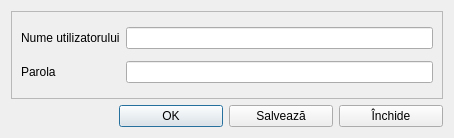
<?xml version="1.0" encoding="UTF-8"?>
<ui version="4.0">
 <class>CatUsers</class>
 <widget class="QDialog" name="CatUsers">
  <property name="geometry">
   <rect>
    <x>0</x>
    <y>0</y>
    <width>454</width>
    <height>138</height>
   </rect>
  </property>
  <property name="font">
   <font>
    <family>Segoe UI</family>
   </font>
  </property>
  <property name="windowTitle">
   <string>Dialog</string>
  </property>
  <layout class="QGridLayout" name="gridLayout">
   <item row="0" column="0" colspan="4">
    <widget class="QFrame" name="frame">
     <property name="frameShape">
      <enum>QFrame::StyledPanel</enum>
     </property>
     <property name="frameShadow">
      <enum>QFrame::Raised</enum>
     </property>
     <layout class="QGridLayout" name="gridLayout_2">
      <item row="1" column="0">
       <widget class="QLabel" name="label_2">
        <property name="text">
         <string>Parola</string>
        </property>
       </widget>
      </item>
      <item row="1" column="1">
       <widget class="QLineEdit" name="editPasswdUser"/>
      </item>
      <item row="0" column="1">
       <widget class="QLineEdit" name="editNameUser"/>
      </item>
      <item row="0" column="0">
       <widget class="QLabel" name="label">
        <property name="text">
         <string>Nume utilizatorului</string>
        </property>
       </widget>
      </item>
     </layout>
    </widget>
   </item>
   <item row="1" column="0">
    <spacer name="horizontalSpacer">
     <property name="orientation">
      <enum>Qt::Horizontal</enum>
     </property>
     <property name="sizeHint" stdset="0">
      <size>
       <width>40</width>
       <height>20</height>
      </size>
     </property>
    </spacer>
   </item>
   <item row="1" column="1">
    <widget class="QPushButton" name="btnOK">
     <property name="minimumSize">
      <size>
       <width>104</width>
       <height>0</height>
      </size>
     </property>
     <property name="text">
      <string>OK</string>
     </property>
     <property name="icon">
      <iconset resource="../resource.qrc">
       <normaloff>:/img/accept_button.png</normaloff>:/img/accept_button.png</iconset>
     </property>
    </widget>
   </item>
   <item row="1" column="2">
    <widget class="QPushButton" name="btnWrite">
     <property name="minimumSize">
      <size>
       <width>104</width>
       <height>0</height>
      </size>
     </property>
     <property name="text">
      <string>Salvează</string>
     </property>
     <property name="icon">
      <iconset resource="../resource.qrc">
       <normaloff>:/img/save.png</normaloff>:/img/save.png</iconset>
     </property>
    </widget>
   </item>
   <item row="1" column="3">
    <widget class="QPushButton" name="btnCancel">
     <property name="minimumSize">
      <size>
       <width>104</width>
       <height>0</height>
      </size>
     </property>
     <property name="text">
      <string>Închide</string>
     </property>
     <property name="icon">
      <iconset resource="../resource.qrc">
       <normaloff>:/img/close_x32.png</normaloff>:/img/close_x32.png</iconset>
     </property>
    </widget>
   </item>
  </layout>
 </widget>
 <tabstops>
  <tabstop>editNameUser</tabstop>
  <tabstop>editPasswdUser</tabstop>
  <tabstop>btnOK</tabstop>
  <tabstop>btnWrite</tabstop>
  <tabstop>btnCancel</tabstop>
 </tabstops>
 <resources>
  <include location="../resource.qrc"/>
 </resources>
 <connections/>
</ui>
